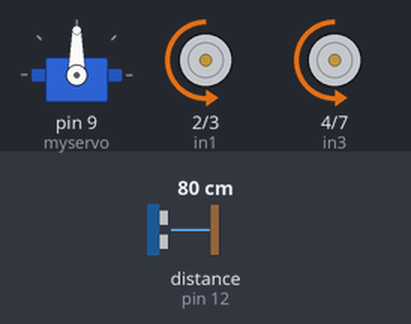
Simulated run of this sketch. Board: Arduino Uno, built with avr-gcc and run on an emulated ATmega328P. On the bench: servo, motor-driver pin pairs drawn as motors (green arrow = first pin HIGH = forward, orange = second pin HIGH = backward, longer = more drive, scaled by the enable pin). Wiring (inferred from the names in the program): ultrasonic range finder: trigger pin 11; echo pin 12. Inputs (shaded band) come from the test bench; at power-on: distance to the obstacle (sensor on pin 12) 80 cm. The echo pulse lasts 58.3 µs per cm.

Above: at 1.2 s.
1.3 s: distance to the obstacle (sensor on pin 12) set to 2 cm
At 1.45 s:
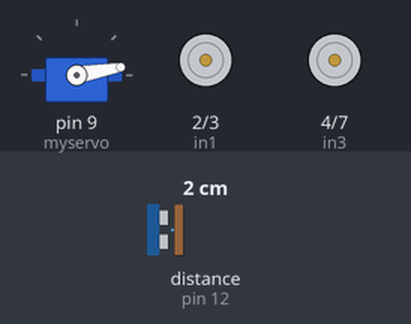
4.3 s: distance to the obstacle (sensor on pin 12) set to 5 cm
7.3 s: distance to the obstacle (sensor on pin 12) set to 10 cm
10.3 s: distance to the obstacle (sensor on pin 12) set to 14 cm
At 12.7 s:
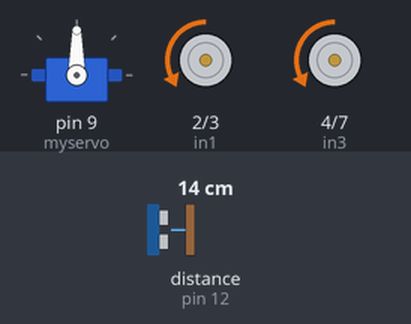
13.3 s: distance to the obstacle (sensor on pin 12) set to 4 cm
At 13.7 s:
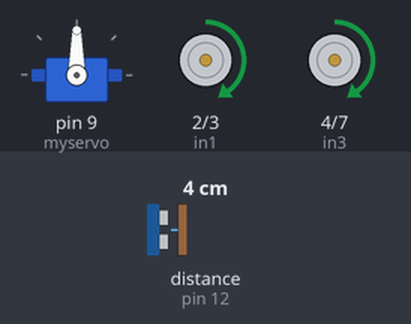
Timing chart, 0 to 17.3 s (numbered marks = the images above; inputs shaded):
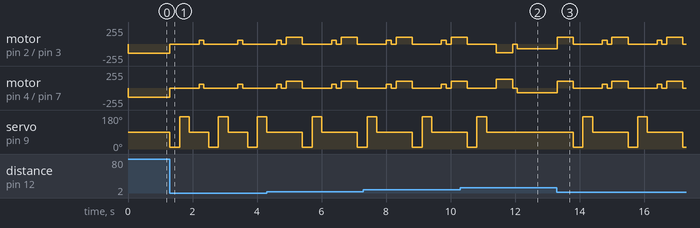

Measured:
- the behaviour switches between 11 and 12 cm on distance to the obstacle (sensor on pin 12) (found by bisection; images 1 and 2)
- after the input at 1.3 s, motor on pin 2 (in1) / pin 3 (in2), motor on pin 4 (in3) / pin 7 (in4): alternates forward 60/255 for 0.15 s and stopped for 0.98 s, starting at once; servo on pin 9 (myservo): 90° → 10° at once, then repeats every 1.2 s: 170° 0.30 s, 90° 0.60 s, 10° 0.30 s
- after the input at 10.3 s, servo on pin 9 (myservo): goes on until 11.1 s, then stays 90°
- after the input at 13.3 s, motor on pin 2 (in1) / pin 3 (in2), motor on pin 4 (in3) / pin 7 (in4): backward 70/255 → forward 100/255 at once, then repeats every 1.7 s: stopped 0.90 s, forward 60/255 0.15 s, stopped 0.15 s, forward 100/255 0.50 s

The sketch:

0003_Robot.ino
```cpp
/*
  *File        : Implementation of Obstruction Avoiding Robot using Ultrasonic Sensor and Arduino UNO:
  *Information : This project attempts to create an obstruction avoiding robot which can automatically sense the presence of an obstruction in its path and avoid them.
                It intelligently detects barrier present in its path through the ultrasonic sensors, with the help of the internal code from the Arduino UNO,decisions
                are made to avoid the barriers. This has been achieved by using an ultrasonic sensor and the development board Arduino UNO. The ultrasonic sensor is
                mounted on a servo motor at the front of the vehicle for a wider field of view. The ultrasonic sensor acquires data which is processed by the Arduino
                which then decides the direction of travel for the robot.
  *Autor       : Eng. Ibrahim OBAIDO
  *Date        : 13.03.2022
 */
 /*---------------------------------------------------------------------------------------------------------------------------------*/
#include <Servo.h>
#define in1 2//--------------------------------------------------------------------->>Right motor pole 1
#define in2 3//--------------------------------------------------------------------->>Right motor pole 2
#define in3 4//--------------------------------------------------------------------->>left motor pole 1
#define in4 7//--------------------------------------------------------------------->>left motor pole 1
#define ena 5//--------------------------------------------------------------------->>Right motor speed
#define enb 6//--------------------------------------------------------------------->>Right motor speed
Servo myservo;//-------------------------------------------------------------------->>create servo object to control a servo
const int trigPin = 11;//----------------------------------------------------------->>Trigger Pin of Ultrasonic
const int echoPin = 12;//----------------------------------------------------------->>Echo Pin of Ultrasonic
long duration;//-------------------------------------------------------------------->>used by ultrasonic Function
int distance,Cdistance,Rdistance,Ldistance;//--------------------------------------->>Cdistance=center Distance Rdistance=Right Distance Ldistance=Left Distance
/*************************************************************************************************************************************/
void setup()
{
  pinMode(in1,OUTPUT);
  pinMode(in2,OUTPUT);
  pinMode(in3,OUTPUT);
  pinMode(in4,OUTPUT);
  pinMode(ena,OUTPUT);
  pinMode(enb,OUTPUT);
  pinMode(trigPin, OUTPUT);//------------------------------------------------------------->>Sets the trigPin as an Output
  pinMode(echoPin, INPUT);//-------------------------------------------------------------->>Sets the echoPin as an Input
  myservo.attach(9);//-------------------------------------------------------------------->>attaches the servo on pin 9 to the servo object
  myservo.write(90);//-------------------------------------------------------------------->>Initial Pos of Servo at center
}

void loop()
{
  Cdistance=ultrasonic();//-------------------------------------------------------------->>take ultrasonic distance value
  if(Cdistance>50)//--------------------------------------------------------------------->>if the distance is greater than 50 cm
        {
          forward();//------------------------------------------------------------------->>go to forward
        }
  else if(Cdistance<50&&Cdistance>10)//-------------------------------------------------->>if the distance is greater than 10 and less than 50 cm
        {
          forward_2();//----------------------------------------------------------------->>go to forward
        }
   else
        {
          if(Cdistance<=10&&Cdistance>2)
          reverse();//------------------------------------------------------------------->>if close to object reverse to get more space to change orientatio
          off();//----------------------------------------------------------------------->>stop robot
          myservo.write(10);//----------------------------------------------------------->>Turn servo Right
          delay(300);
          Rdistance=ultrasonic();//------------------------------------------------------>>get ultrasonic value at right
          myservo.write(170);//---------------------------------------------------------->>Turn servo Left
          delay(300);
          Ldistance=ultrasonic();//------------------------------------------------------>>get ultrasonic value at left
          myservo.write(90);//----------------------------------------------------------->>return to center pos
          delay(300);
          comparison(Rdistance, Ldistance);//-------------------------------------------->>go to comparasion function
          off();//----------------------------------------------------------------------->>stop after execute comparison function action
          delay(150);
        }
/******************************************************* reset all variables***********************************************************/
  Rdistance=0;
  Ldistance=0;
  Cdistance=0;
}
/*************************************************************************************************************************************/
int ultrasonic(void)//------------------------------------------------------------------------------>>get distance captured by ultrasonic sensor
{
  distance=0;
  digitalWrite(trigPin, LOW);//--------------------------------------------------------------------->>Clears the trigPin
  delayMicroseconds(2);
  digitalWrite(trigPin, HIGH);//-------------------------------------------------------------------->>Sets the trigPin on HIGH state for 10 micro seconds
  delayMicroseconds(10);
  digitalWrite(trigPin, LOW);
  duration = pulseIn(echoPin, HIGH);//-------------------------------------------------------------->>Reads the echoPin, returns the sound wave travel time in microseconds
  distance= duration*0.034/2;//--------------------------------------------------------------------->>Calculating the distance
  return distance;
}
/*************************************************************************************************************************************/
void comparison(int R, int L)//-------------------------------------------------------------------->>compare values of right and left Servo Pos
{
  if(R>10||L>10)
  {
     if(R>L||R==L)
     {
       Tright90();
     }
     else
     {
       Tleft90();
     }
  }
  else
  {
      reverse_2();
  }
}
/*********************************************************************forward****************************************************************/
void forward()
{
  analogWrite(ena,140);
  analogWrite(enb,140);
  digitalWrite(in1,LOW);
  digitalWrite(in2,HIGH);
  digitalWrite(in3,LOW);
  digitalWrite(in4,HIGH);
}
/*********************************************************************forward_2****************************************************************/
void forward_2()
{
  analogWrite(ena,70);
  analogWrite(enb,70);
  digitalWrite(in1,LOW);
  digitalWrite(in2,HIGH);
  digitalWrite(in3,LOW);
  digitalWrite(in4,HIGH);
}
/***********************************************************************Off**************************************************************/
void off()
{
  digitalWrite(in1,LOW);
  digitalWrite(in2,LOW);
  digitalWrite(in3,LOW);
  digitalWrite(in4,LOW);
}
/**********************************************************************Tleft90***************************************************************/
void Tleft90()
{
  analogWrite(ena,130);
  analogWrite(enb,130);
  digitalWrite(in1,HIGH);
  digitalWrite(in2,LOW);
  digitalWrite(in3,LOW);
  digitalWrite(in4,HIGH);
  delay(500);
}
/**********************************************************************Tright90***************************************************************/
void Tright90()
{
  analogWrite(ena,130);
  analogWrite(enb,130);
  digitalWrite(in1,LOW);
  digitalWrite(in2,HIGH);
  digitalWrite(in3,HIGH);
  digitalWrite(in4,LOW);
  delay(500);
}
/**********************************************************************reverse***************************************************************/
void reverse()
{
  analogWrite(ena,100);
  analogWrite(enb,100);
  digitalWrite(in1,HIGH);
  digitalWrite(in2,LOW);
  digitalWrite(in3,HIGH);
  digitalWrite(in4,LOW);
  delay(500);
}
/**********************************************************************reverse_2***************************************************************/
void reverse_2()
{
  analogWrite(ena,60);
  analogWrite(enb,60);
  digitalWrite(in1,HIGH);
  digitalWrite(in2,LOW);
  digitalWrite(in3,HIGH);
  digitalWrite(in4,LOW);
  delay(150);
}
```
